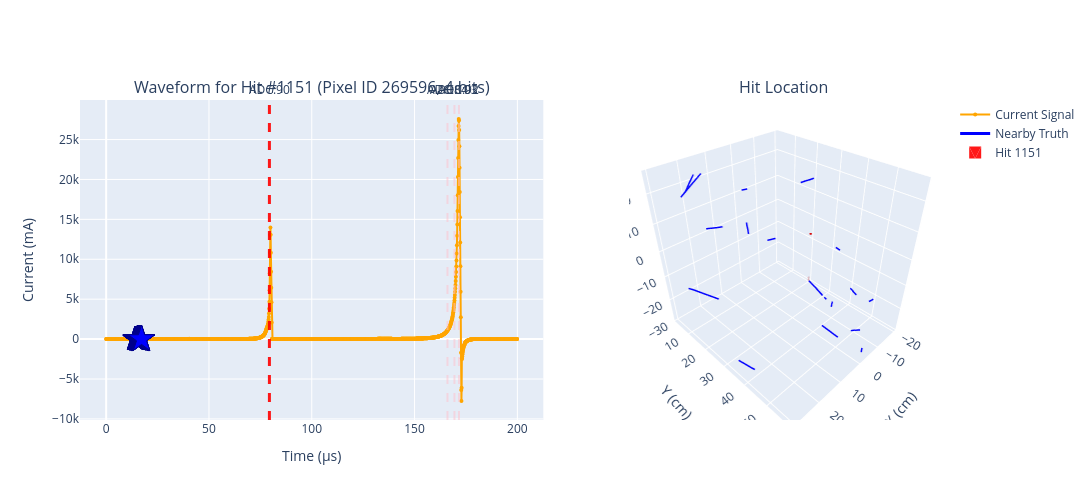

Write notebook code for a chart like this one.
### Code cell
# Example: Show waveform for a specific hit
# Change the number to view different hits

show_hit_waveform(1151)  # Shows hit #100
